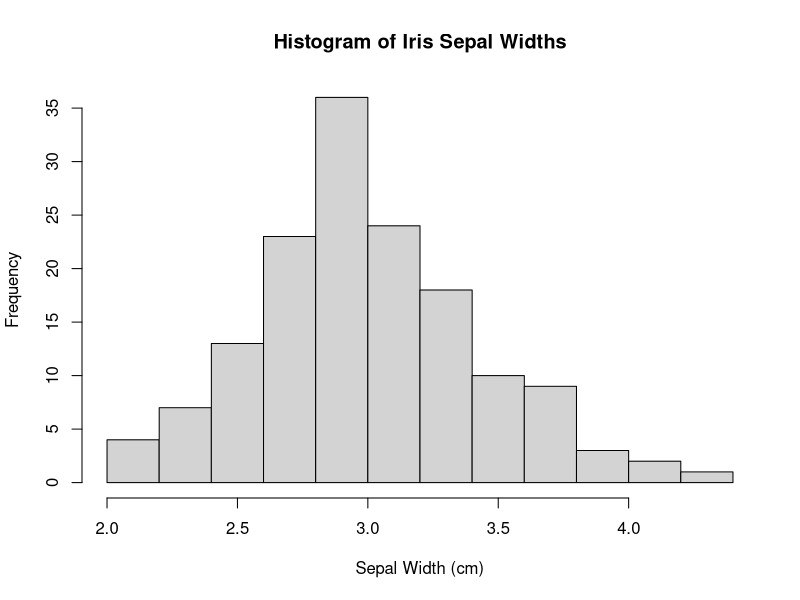
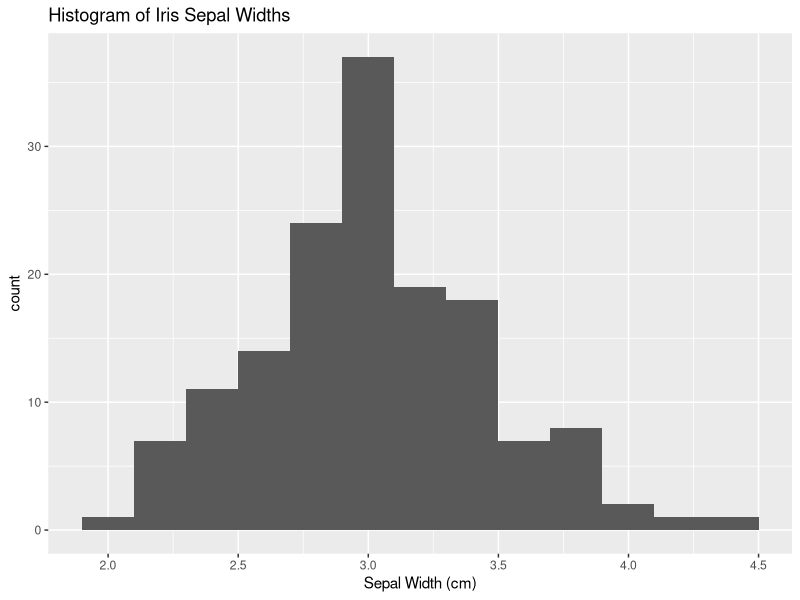
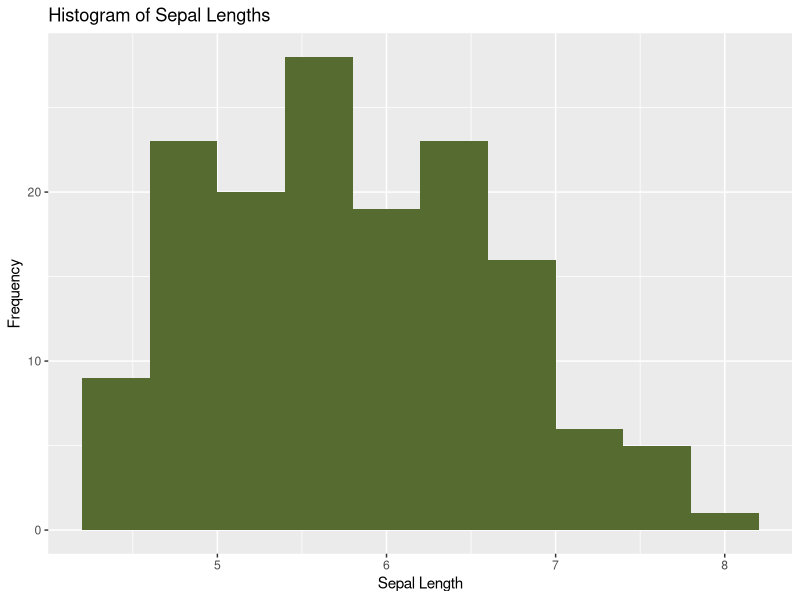
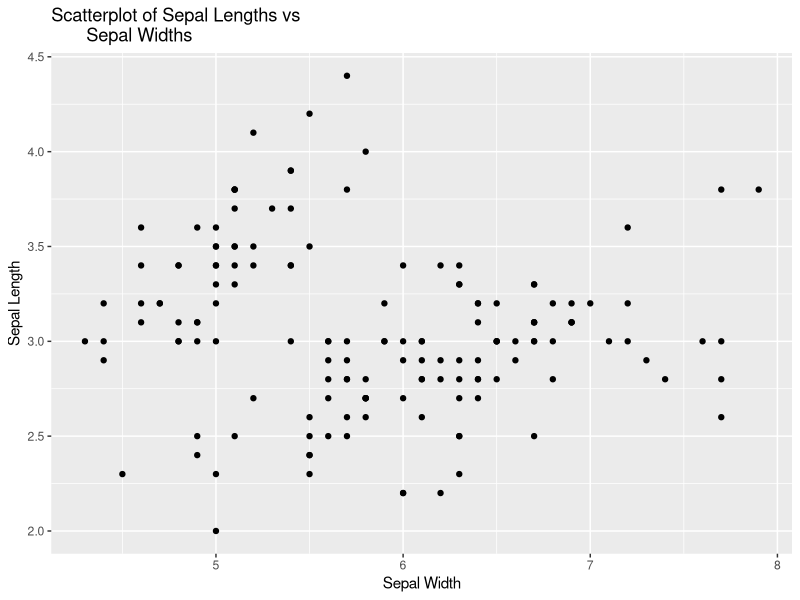
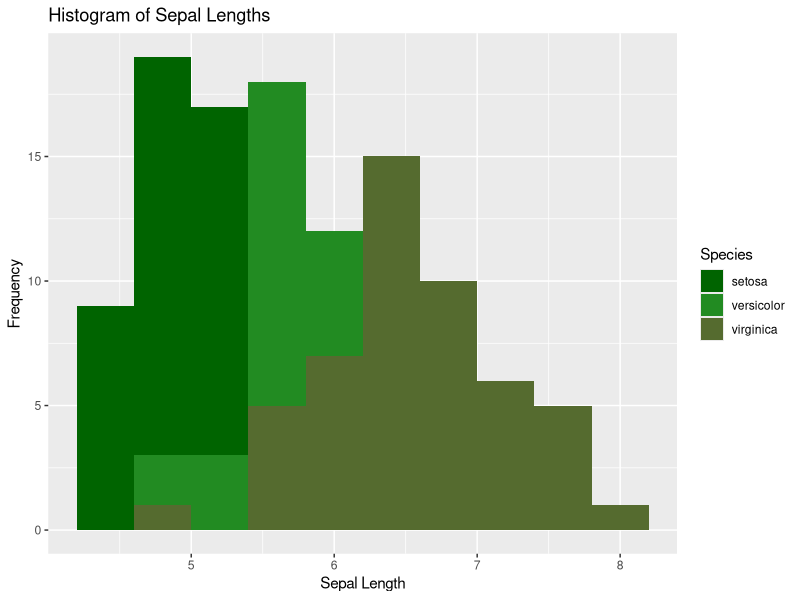
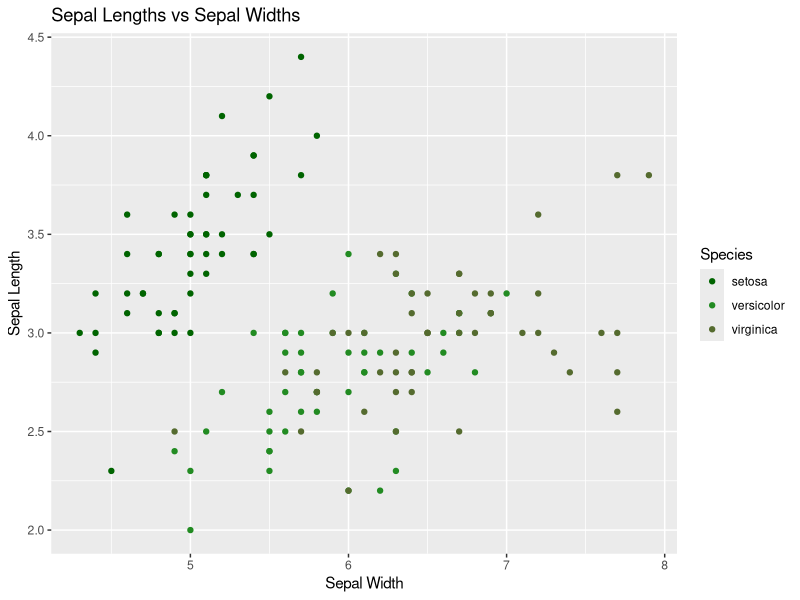

Generate these figures, in order, with R:
## ---- chunk 1
knitr::opts_chunk$set(echo = TRUE)

## ---- chunk 2
# assignment operator (<-)
# saving 7 as an object obj
obj <- 7
print(obj)

# can use single or double quotes ("/')
single <- 'Hello World!'
double <- "Hello World!"

# overall, the output is in double quotes
print(single)
print(double)

# not on environment because there's nothing assigned to them
print(7)
print('Hello World')

## ---- chunk 3
# examples of creating and manipulating vectors
v1 <- 5:15 # : stands for to in a series of numbers
v2 <- c(4,6,8,10,8,6,1)

# accessing elements in vectors
v1[4]
v2[2:5]

# use ifelse for vectorized if/else operations
y <- c(1, 5, 10, 15, 20)
result <- ifelse(y > 10, "Greater than 10", "Less than or equal to 10")
print(result)

## ---- chunk 4

a <- 15
b <- "6"

# a * b
# There would be an error: "non-numeric argument to binary operator"
# because b is set as a string

# Convert character to numeric using as.numeric() function
a * as.numeric(b) # now it works! :)

# check stucture: b changes from "chr" to "num"
str(b)
str(as.numeric(b))

# to fix b to be a number permanently
b <- as.numeric(b)
b

## ---- chunk 5
library(tidyverse) 
## ---- chunk 6
# note: for datasets that are not already in R use read_csv (comma separated value)
# df <- read_csv("dataset_path/name_of_dataset.csv")

# load the iris dataset, already in R!
data(iris)

View(iris) # view dataset
head(iris) # see top 6 rows, can edit by head(iris, 5), top 5 rows
tail(iris) # see bottom 6 rows, can also be edited!
nrow(iris) # total rows in dataset
ncol(iris) # total columns in dataset
colnames(iris) # column names

## ---- chunk 7
# Uncomment if you do not have dplyr installed
# install.packages("dplyr") 
library(dplyr)
## ---- chunk 8
# Filter a categorical variable
iris %>%
  filter(Species == "setosa")
## ---- chunk 9
# Filter with multiple criteria
iris %>% 
  filter(Species == "versicolor" & Petal.Width > 1)
## ---- chunk 10
# Filter a numeric variable to a given range
iris %>% 
  filter(between(Sepal.Length, 5.5, 6.5)) # between(variable, min, max)
## ---- chunk 11
# Filter rows by indexes using slice()
iris %>% 
  slice(1:10)
## ---- chunk 12
# Filter rows which contain a certain pattern/string
iris %>% 
  filter(grepl("setosa", Species))

## ---- chunk 13
# Sort by Sepal.Width, least-to-greatest 
iris %>% 
  arrange(Sepal.Width)
## ---- chunk 14
# Sort by Species alphabetically, Sepal.Length and Petal.Length chronologically
iris %>% 
  arrange(Species, Sepal.Length, Petal.Length)
## ---- chunk 15
# Select to keep only some variables
iris %>% 
  select(Species, Sepal.Length, Petal.Length)
## ---- chunk 16
# Select to keep columns using indexes
iris %>% 
  select(1, 3, 5)
## ---- chunk 17
# Drop variables using "-"
iris %>%
  select(-Species, -Sepal.Width)
## ---- chunk 18
# Move Petal.Width to the front
# Use everything() to keep everything else in the same order
iris %>% 
  select(Petal.Width, everything())
## ---- chunk 19
# Select variables/columns by partial name
iris %>% 
  select(starts_with("Sepal"))
## ---- chunk 20
# Select and rename...
iris %>% 
  select(FlowerType = Species, 
         "Sepal_Width" = Sepal.Width, 
         "Petal_Width" = Petal.Width)
## ---- chunk 21
# or just use rename()
iris %>% 
  rename(FlowerType = Species, 
         "Sepal Width" = Sepal.Width, 
         "Petal Width" = Petal.Width)
## ---- chunk 22
# Compare select() and pull()
petal_lengths_df <- iris %>% select(Petal.Length)
petal_lengths_vec <- iris %>% pull(Petal.Length)
class(petal_lengths_df) 
class(petal_lengths_vec)
## ---- chunk 23
# Find the ratio of Sepal.Length to Sepal.Width
iris %>% 
  mutate(Sepal_Ratio = Sepal.Length / Sepal.Width)
## ---- chunk 24
# Find the square of Petal.Length
iris %>% 
  mutate(Petal_Length_Square = Petal.Length^2)
## ---- chunk 25
# Find the mean volume
iris %>% 
  summarize(mean_width = mean(Sepal.Width))
## ---- chunk 26
# Add more summaries:
# the mean Sepal.Width, number of rows, and number of distinct Species 
iris %>% 
  summarize(mean_width = mean(Sepal.Width), 
            n_rows = n(), 
            n_species = n_distinct(Species))
## ---- chunk 27
# Find summaries by Species 
iris %>% 
  group_by(Species) %>% # subsets per Species
  summarize(mean_width = mean(Sepal.Width), 
            sd_width = sd(Sepal.Width), 
            n = n())
## ---- chunk 28
# Stop grouping with ungroup()
iris %>% 
  group_by(Species) %>% # subsets per Species
  summarize(mean_width = mean(Sepal.Width), 
            n = n()) %>% # count how many observations per subgroup
  ungroup() %>% # ungroup to consider all Species
  summarize(n_distinct(n))
## ---- chunk 29
# An example of histograms generated using base R
hist(iris$Sepal.Width, 
     main = "Histogram of Iris Sepal Widths", 
     xlab = "Sepal Width (cm)", 
     breaks = 13)
## ---- chunk 30
# Uncomment if you do not have ggplot installed
# install.packages("ggplot2") 
library(ggplot2)
## ---- chunk 31
ggplot(iris, aes(x = Sepal.Width)) + # specifying the `iris` dataset and the aesthetic mapping
  geom_histogram(bins = 13) + # adding a histogram layer
  labs(title = "Histogram of Iris Sepal Widths", # adding a layer with title and axis labels
       x = "Sepal Width (cm)")
## ---- chunk 32
ggplot(iris) + 
  geom_histogram(aes(x = Sepal.Length), 
                 bins = 10, 
                 fill = "darkolivegreen") + 
  labs(title = "Histogram of Sepal Lengths", 
       x = "Sepal Length", 
       y = "Frequency")
## ---- chunk 33
ggplot(iris) + 
  geom_point(aes(x = Sepal.Length, y = Sepal.Width), 
                 fill = "darkolivegreen") + 
  labs(title = "Scatterplot of Sepal Lengths vs 
       Sepal Widths", 
       x = "Sepal Width", 
       y = "Sepal Length")
## ---- chunk 34
ggplot(iris) + 
  geom_histogram(aes(x = Sepal.Length, fill = Species), 
                 bins = 10, 
                 position = "identity") + 
  scale_fill_manual(values = c("darkgreen", 
                               "forestgreen", 
                               "darkolivegreen")) + 
  labs(title = "Histogram of Sepal Lengths", 
       x = "Sepal Length", 
       y = "Frequency")
## ---- chunk 35
ggplot(iris) + 
  geom_point(aes(x = Sepal.Length, y = Sepal.Width, color = Species)) +
  scale_color_manual(values = c("darkgreen", 
                               "forestgreen", 
                               "darkolivegreen")) + 
  labs(title = "Sepal Lengths vs Sepal Widths", 
       x = "Sepal Width", 
       y = "Sepal Length")
